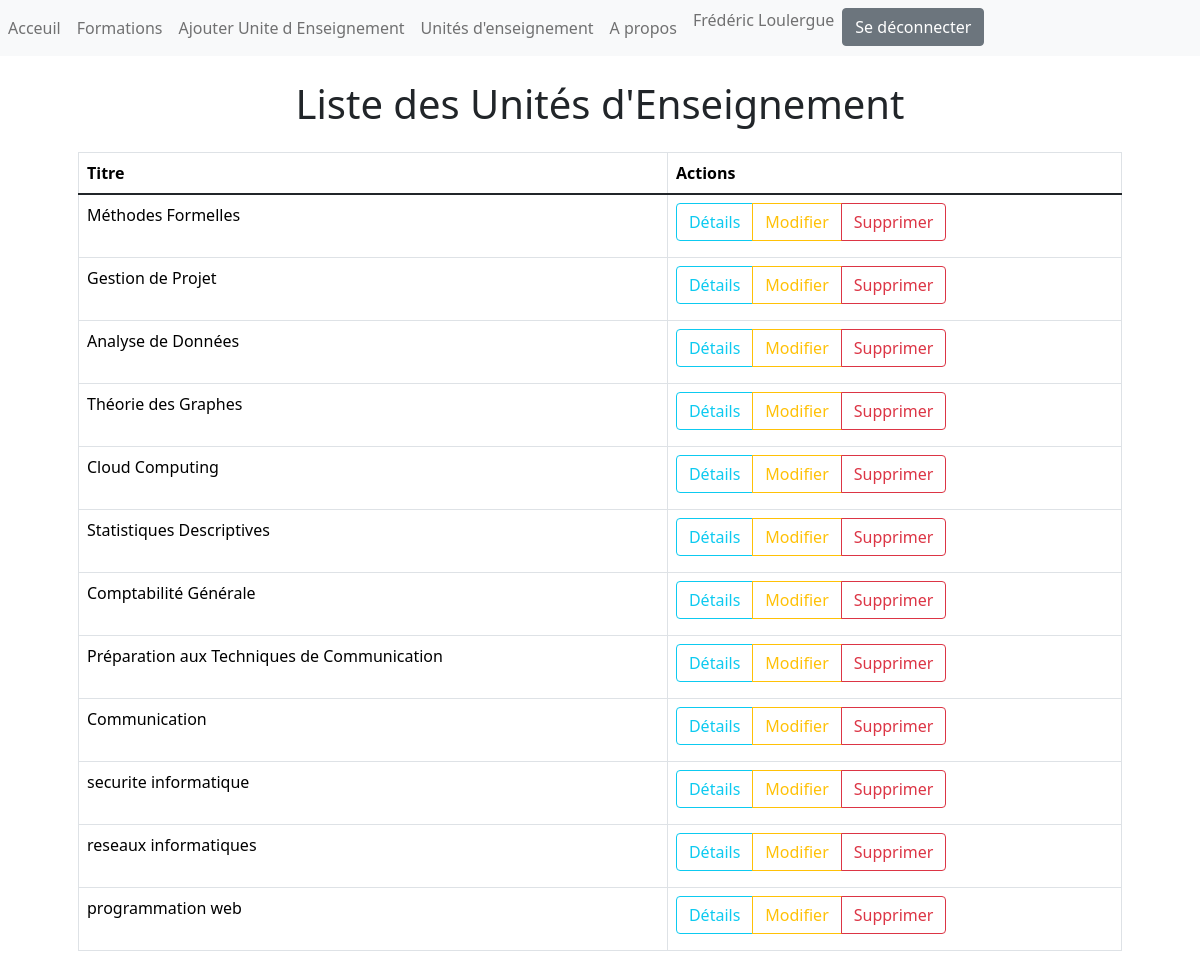
The page /ues/ (signed in) on the database its author committed.
### uo/models.py (models this page shows, shortened)
class UE(models.Model):
    titre = models.CharField(max_length=100)
    description = models.TextField()
    CM = models.IntegerField()
    TD = models.IntegerField()
    TP = models.IntegerField()
    credits = models.IntegerField()
    formations = models.ManyToManyField(Formation, related_name='ues')
    responsables = models.ManyToManyField(User, related_name='ues_responsables')
    user = models.ForeignKey(User, on_delete=models.CASCADE, null=True)

### uo/views.py (the view)
# urls.py: path('ues/',views.ue_all,name='ue_all'),
@login_required
def ue_all(request):
    ues = UE.objects.all()
    return render(request, 'ue_all.html', {'ues': ues})

### uo/templates/ue_all.html (shortened to what this page needs)
{% extends 'menu.html' %}
{% block content %}
<body>
    <div class="container">
        <h1 class="text-center mb-4">Liste des Unités d'Enseignement</h1>
        <table class="table table-hover table-bordered">
            <thead>
                <tr>
                    <th>Titre</th>
                    <th>Actions</th>
                </tr>
            </thead>
            <tbody>
                {% for ue in ues %}
                    <tr>
                        <td>{{ ue.titre }}</td>
                        <td>
                            <div class="btn-group" role="group" aria-label="Actions">
                                <a href="{% url 'ue_detail' ue.id %}" class="btn btn-outline-info mb-2">Détails</a>
                                <a href="{% url 'modifier_ue' m=ue.id %}" class="btn btn-outline-warning mb-2">Modifier</a>
                                <a href="{% url 'supprimer_ue' ue.id %}" class="btn btn-outline-danger mb-2">Supprimer</a>
                            </div>
                        </td>
                    </tr>
                {% empty %}
                    <tr>
                        <td colspan="2" class="text-center">Aucune UE trouvée.</td>
                    </tr>
                {% endfor %}
            </tbody>
        </table>
    </div>
</body>
{% endblock %}

### uo/templates/menu.html (shortened to what this page needs)
<!DOCTYPE html>
<html lang="fr">
<head>
    {% load django_bootstrap5 %}
    {% bootstrap_css %}
    <link href="https://cdn.jsdelivr.net/npm/bootstrap@5.1.3/dist/css/bootstrap.min.css" rel="stylesheet">
</head>
<body>
    <nav class="navbar navbar-expand-lg navbar-light bg-light">
        <div class="collapse navbar-collapse" id="navbarNavDropdown">
          <ul class="navbar-nav">
            <li class="nav-item active">
              <a class="nav-link" href="{% url 'principale' %}">Acceuil</a>
            </li>
            <li class="nav-item">
              <a class="nav-link" href="{% url 'formation_all' %}">Formations</a>
            </li>
            <li class="dropdown-menu">
              <li><a class="nav-link" href="{% url 'ajouter_ue' %}">Ajouter Unite d Enseignement </a></li>
              <li><a class="nav-link" href="{% url 'ue_all' %}">Unités d'enseignement</a></li>
               <li class="nav-item">
                <a class="nav-link" href="{% url 'about' %}">A propos</a></li>
                {% if user.is_authenticated %}
                        <li class="nav-item">
                            <span class="navbar-text p-2">{{ user.username }}</span>
                        </li>
                        <li class="nav-item">
                            <form method="post" action="{% url 'logout' %}" class="d-inline">
                                <button type="submit" class="btn btn-secondary">Se déconnecter</button>
                            </form>
                        </li>
                    {% else %}
                        <li class="nav-item">
                            <a href="{% url 'login' %}" class="btn btn-secondary">Se connecter</a>
                        </li>
                {% endif %}
          </ul>
        </div>
      </nav>
    <div class="container mt-4">
      {% block content %}
      {% endblock %}
    </div>
</body>
</html>

### rows shown on the page
UE: titre "Méthodes Formelles"
UE: titre "Gestion de Projet"
UE: titre "Analyse de Données"
UE: titre "Théorie des Graphes"
UE: titre "Cloud Computing"
UE: titre "Statistiques Descriptives"
UE: titre "Comptabilité Générale"
UE: titre "Préparation aux Techniques de Communication"
UE: titre "Communication"
UE: titre "securite informatique"
UE: titre "reseaux informatiques"
UE: titre "programmation web"

### other values the page prints
{{ user.username }} "Frédéric Loulergue"
